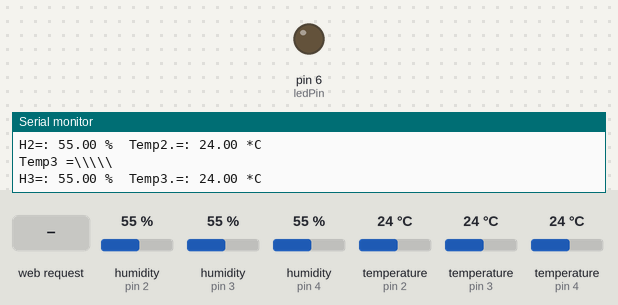
Simulated run of this sketch. Board: Arduino Uno, built for the host (arithmetic inside an expression is 32-bit, double 64-bit). Parts: output pins drawn as LEDs (lit = HIGH), the last lines printed to the serial monitor. Wiring (inferred from the names in the program): 3 × DHT11 sensor: data pin 2 / data pin 3 / data pin 4. The inputs (shaded band) are chosen by the test bench; at power-on: humidity (sensors on pin 2, pin 3, pin 4) 55 %, temperature (sensors on pin 2, pin 3, pin 4) 24 °C.

Above: at 4.2 s.
4.3 s: HTTP request GET /?Level=1 received
At 6.0 s:
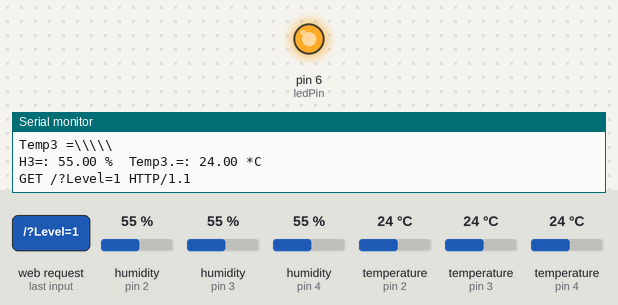
Timing chart, 0 to 7.5 s (numbered marks = the images above; inputs shaded):
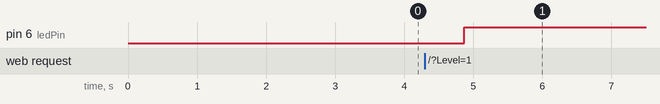

The sketch:

meteo.ino
```cpp
// ========================Задаем необходимые библиотеки==========
#include <SPI.h>
#include <Ethernet.h>
#include <DHT.h>
// ===============================================================
// ========================Задаем данные сети======================
byte mac[] = { 0xCA, 0xAF, 0x78, 0x1C, 0x13, 0x77 }; //mac - адрес ethernet shielda
byte ip[] = { 192, 168, 1, 33 };    	// ip адрес ethernet shielda
byte subnet[] = { 255, 255, 255, 0 }; //маска подсети
EthernetServer server(80); //порт сервера
int ledPin = 6; // указываем что светодиод будет управляться через 4 Pin
String readString = String(30); //string for fetching data from address
boolean LEDON = false; //изначальный статус светодиода - выключен
// ===============================================================
#define DHTPIN 2	// пин для датчика DHT22
#define DHTPIN1 3	// пин для датчика DHT22
#define DHTPIN2 4	// пин для датчика DHT22
const unsigned char OSS = 0;  // Oversampling Setting
// ===============================================================

// ==============================================================
DHT dht(DHTPIN, DHT11);
DHT dht1(DHTPIN1, DHT11);
DHT dht2(DHTPIN2, DHT11);
// ========================СТАРТУЕМ=============================
// ========================Управляем св.диодом на 4-м пине==========
void setup(){
  //запускаем Ethernet
  Ethernet.begin(mac, ip, subnet);
  //устанавливаем pin 6 на выход
  pinMode(ledPin, OUTPUT);
  //enable serial datada print
  Serial.begin(9600);
  	Serial.println("Port Test!"); // Тестовые строки для отображения в мониторе порта
  	Serial.println("GO!");// Тестовые строки для отображения в мониторе порта
  dht.begin();
  dht1.begin();
  dht2.begin();

}
// ==============================================================
void loop(){
  // ========================ДАТЧИКИ=============================
  float h = dht.readHumidity();
  float t = dht.readTemperature();
  float h1 = dht1.readHumidity();
  float t1 = dht1.readTemperature();
  float h2 = dht2.readHumidity();
  float t2 = dht2.readTemperature();

  if (isnan(t) || isnan(h)) {
	Serial.println("Failed to read from DHT");
  } else {
  	Serial.print("H=: ");
	Serial.print(h);
  	Serial.print(" %\t");
  	Serial.print("Temp.=: ");
	Serial.print(t);
  	Serial.println(" *C");
    	Serial.println("Temp2 ======= ");
      	Serial.print("H2=: ");
	Serial.print(h1);
  	Serial.print(" %\t");
  	Serial.print("Temp2.=: ");
	Serial.print(t1);
  	Serial.println(" *C");
    	Serial.println("Temp3 =\\\\\\\\\\ ");
      	Serial.print("H3=: ");
	Serial.print(h2);
  	Serial.print(" %\t");
  	Serial.print("Temp3.=: ");
	Serial.print(t2);
  	Serial.println(" *C");
 // ==============================================================
   // =============Создаем клиентское соединение====================
  EthernetClient client = server.available();
  if (client) {
	while (client.connected()) {
	if (client.available()) {
  	char c = client.read();
  	//read char by char HTTP request
  	if (readString.length() < 30) {
    	//store characters to string
    	readString.concat( c); }
    	//output chars to serial port
    	Serial.print( c);
    	//if HTTP request has ended
    	if (c == '\n') {
    	//Проверяем включили ли светодиод?
    	//Level=1 - включен
    	//Level=0 - выключен
      	if(readString.indexOf("Level=1") >=0) {
        	//Включаем светодиод
        	digitalWrite(ledPin, HIGH); // set the LED on
        	LEDON = true;
      	}else{
        	//Выключаем светодиод
        	digitalWrite(ledPin, LOW); // set the LED OFF
        	LEDON = false;
      	}
   // =============Формируем HTML-страницу==========================
      	client.println("HTTP/1.1 200 OK");
      	client.println("Content-Type: text/html");
      	client.println();
      	client.println("<head> ");
      	client.println("<meta http-equiv='Content-Type' content='text/html; charset=utf-8' /> ");
      	client.println("<title> :: Погода в ШАХТЕ :: </title>");
      	client.println("</head> ");
      	client.println("<body");
      	client.println("<hr />");
      	client.println("<h1> ::HELL METEO:: </h1>");
      	if (LEDON){
        	client.println("<form method=get name=LED><input type=radio name=Level value=1 CHECKED>Включить<input type=radio name=Level value=0>Выключить<input type=submit value=OK></form>");
        	client.println("<font size=’5′>Satan-Lamp: ");
        	client.println("<font size=’5′>On.");
      	}else{
        	client.println("<form method=get name=LED><input type=radio name=Level value=1>Включить<input type=radio name=Level value=0 CHECKED>Выключить<input type=submit value=OK></form>");
        	client.println("<font size=’5′>Satan-Lamp: ");
        	client.println("<font size=’5′>Off");
      	}
     	//==============Вывод значений на web-страницу======================
          	client.println("<hr />");//линия=====================================
        	client.println("Tемпература = ");	//Температура с DHT 22
        	client.println(t);
        	client.println(" *C");
          	client.println("<br> "); //перенос на след. строчку
        	client.println("Влажность = ");	//Влажность с DHT 22
        	client.println(h);
        	client.println(" %\t");
          	client.println("<br> "); //перенос на след. строчку
              	client.println("Tемпература = ");	//Температура 2
        	client.println(t1);
               	client.println(" *C");
          	client.println("<br> "); //перенос на след. строчку
        	client.println("Влажность = ");	//Влажность с DHT 22
        	client.println(h1);
        	client.println(" %\t");
          	client.println("<br> "); //перенос на след. строчку
                client.println("Tемпература = ");	//Температура 2
        	client.println(t2);
               	client.println(" *C");
          	client.println("<br> "); //перенос на след. строчку
        	client.println("Влажность = ");	//Влажность с DHT 22
        	client.println(h2);
        	client.println(" %\t");
          	client.println("<br> "); //перенос на след. строчку

          	client.println("<hr />");//линия=====================================
        	//==============================================================
        	client.println("</body></html>");
        	//очищаем строку для следующего считывания
        	//==============Останавливаем web-client===========================
        	readString="";
        	client.stop();
        	//==============================================================
      	}
    	}
  	}
 	}
 }
 }
```

DHT.h
```cpp
#ifndef DHT_H
#define DHT_H
#if ARDUINO >= 100
 #include "Arduino.h"
#else
 #include "WProgram.h"
#endif

/* DHT library

MIT license
written by Adafruit Industries
*/

// how many timing transitions we need to keep track of. 2 * number bits + extra
#define MAXTIMINGS 85

#define DHT11 11
#define DHT22 22
#define DHT21 21
#define AM2301 21

class DHT {
 private:
  uint8_t data[6];
  uint8_t _pin, _type, _count;
  boolean read(void);
  unsigned long _lastreadtime;
  boolean firstreading;

 public:
  DHT(uint8_t pin, uint8_t type, uint8_t count=6);
  void begin(void);
  float readTemperature(bool S=false);
  float convertCtoF(float);
  float readHumidity(void);

};
#endif
```

Measured:
- after the input at 4.3 s, pin 6 (ledPin): LOW → HIGH after 0.57 s
